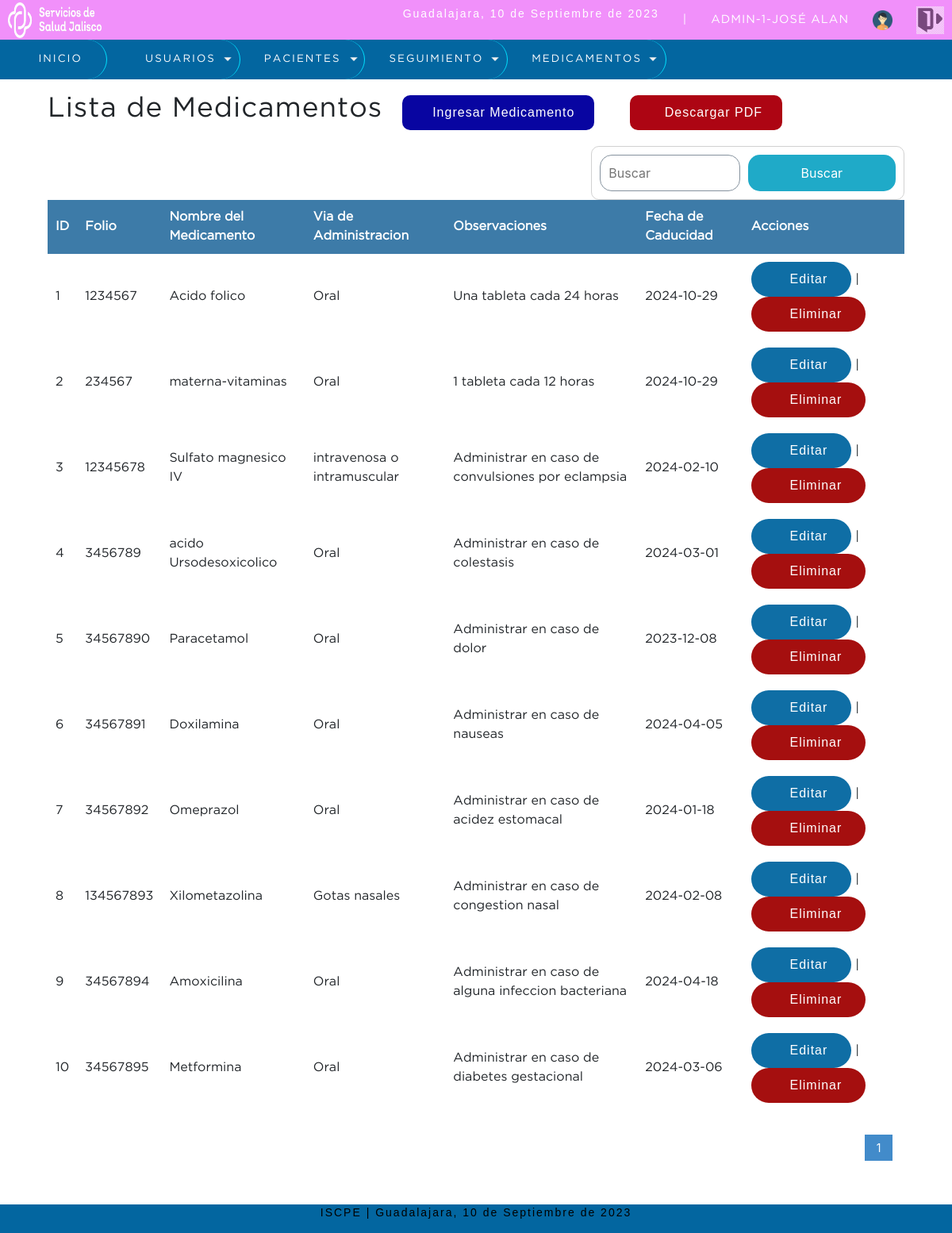
The page /sistema/lista_medicamento.php (signed in) on the database its author committed.
### tables this page shows
CREATE TABLE `medicamentos` (
  `idmedicamento` int(11) NOT NULL,
  `folio` int(11) NOT NULL,
  `nombre_medicamento` varchar(50) NOT NULL,
  `via_administracion` varchar(50) NOT NULL,
  `observaciones` varchar(50) NOT NULL,
  `fecha_caducidad` date NOT NULL,
  `usuario_id` int(11) NOT NULL,
  `estatus` tinyint(1) NOT NULL DEFAULT 1
);

### sistema/lista_medicamento.php (the view, shortened to what this page needs)
<?php
   include "../conexion.php"
?>
<!DOCTYPE html>
<html lang="en">
<head>
	<?php include "includes/scripts.php"; ?>
</head>
<body>
	<?php include "includes/header.php"; ?>
	<section id="container">
		<h1>Lista de Medicamentos</h1>
		<a href="registro_medicamento.php" class="btn_new"><i class="fa-solid fa-file-circle-plus"></i>Ingresar Medicamento</a>
		<a href="reporte_medicamentos.php" class="btn_small"><i class="fa-regular fa-file-pdf"></i> Descargar PDF</a>
		<form action="buscar_medicamento.php" method="get" class="form_search">
			<input type="text" name="busqueda" id="busqueda" placeholder="Buscar">
			<input type="submit" value="Buscar" class="btn_search">
		</form>
		<table>
			<tr>
				<th>ID</th>
                <th>Folio</th>
				<th>Nombre del Medicamento</th>
				<th>Via de Administracion</th>
				<th>Observaciones</th>
				<th>Fecha de Caducidad</th>
				<th>Acciones</th>
			</tr>
		<?php
			$sql_registe = mysqli_query($conection,"SELECT COUNT(*) as total_registro FROM medicamentos WHERE estatus = 1 ");
			$result_register = mysqli_fetch_array($sql_registe);
			$total_registro = $result_register['total_registro'];
			$por_pagina = 10;
			if(empty($_GET['pagina']))
			{
				$pagina = 1;
			}else{
				$pagina = $_GET['pagina'];
			}
			$desde = ($pagina-1) * $por_pagina;
			$total_paginas = ceil($total_registro / $por_pagina);
			$query = mysqli_query($conection,"SELECT * FROM medicamentos
			                                   WHERE estatus = 1 ORDER BY idmedicamento ASC LIMIT $desde,$por_pagina
                                             ");
			$result = mysqli_num_rows($query);
			if($result > 0){
				while ($data = mysqli_fetch_array($query)) {
			?>
				<tr>
					<td><?php echo $data["idmedicamento"]; ?></td>
					<td><?php echo $data["folio"]; ?></td>
					<td><?php echo $data["nombre_medicamento"]; ?></td>
				    <td><?php echo $data["via_administracion"]; ?></td>
					<td><?php echo $data["observaciones"]; ?></td>
					<td><?php echo $data["fecha_caducidad"]; ?></td>
					<td>
						<a class="link_edit" href="editar_medicamento.php?id=<?php echo $data["idmedicamento"]; ?>"><i class="fa-solid fa-pen-to-square"></i> Editar</a>
                         |
						<a class="link_delete" href="eliminar_medicamento.php?id=<?php echo $data["idmedicamento"]; ?>"><i class="fa-solid fa-trash-can"></i> Eliminar</a>
					</td>
				</tr>
		<?php
				}
			}
		 ?>
		</table>
		<div class="paginador">
			<ul>
			<?php
				for ($i=1; $i <= $total_paginas; $i++) {
					if($i == $pagina)
					{
						echo '<li class="pageSelected">'.$i.'</li>';
					}else{
						echo '<li><a href="?pagina='.$i.'">'.$i.'</a></li>';
					}
				}
			 ?>
			</ul>
		</div>
	</section>
	<?php include "includes/footer.php"; ?>
</body>
</html>

### sistema/css/style.css (style rules this page uses)
* { margin: 0; padding: 0; box-sizing: border-box; }
body { background: #fdffff; }
h1, h2, h3, h4, h5, h6 { font-family: 'GothamBook'; font-weight: bold; letter-spacing: 1px; }
h1 { font-size: 26px; }
a { text-decoration: none; font-family: arial; letter-spacing: 1px; }
#container { padding: 100px 60px 60px; }
form { background: #f3eff3fd; margin: auto; padding: 70px 80px; border: 1px solid #d1d1d1; }
input,select { display: block; width: 100%; font-size: 15pt; padding: 10px; border: 1px solid #85929e; border-radius: 15px; }
#container h1 { font-size: 35px; display: inline-block; }
.btn_new { display: inline-block; background: #0805a1; color: #FFF; padding: 10px 25px; border-radius: 10px; margin: 20px; }
.btn_small { display: inline-block; background: #ad0513; color: #FFF; padding: 10px 25px; border-radius: 10px; margin: 20px; }
table { border-collapse: collapse; font-size: 12pt; font-family: 'GothamBook'; width: 100%; }
table th { text-align: left; padding: 10px; background: #3d7ba8; color: #FFF; }
table tr:nth-child(odd) { background: #FFF; }
table td { padding: 10px; }
.link_edit { background-color: #0f6ea5; border-radius: 30px; border: none; color: white; padding: 10px 30px; text-align: center; text-decoration: none; display: inline-block; font-size: 16px; }
.link_delete { background-color: #a50f0f; border-radius: 30px; border: none; color: white; padding: 10px 30px; text-align: center; text-decoration: none; display: inline-block; font-size: 16px; }
.paginador ul { padding: 15px; list-style: none; background: #FFF; margin-top: 15px; display: -webkit-flex; display: -moz-flex; display: -ms-flex; display: -o-flex; display: flex; justify-content: flex-end; }
.paginador a, .pageSelected { color: #07afda; border: 1px solid #ddd; padding: 5px; display: inline-block; font-size: 14px; text-align: center; width: 35px; }
.pageSelected { color: #FFF; background: #428bca; border: 1px solid #428bca; }
.form_search { display: -webkit-flex; display: -moz-flex; display: -ms-flex; display: -o-flex; display: flex; float: right; background: initial; padding: 10px; border-radius: 10px; }
.form_search .btn_search { background: #1faac8; color: #FFF; padding: 0 20px; border: 0; cursor: pointer; margin-left: 10px; }

### rows shown on the page
medicamentos: idmedicamento "1", folio "1234567", nombre_medicamento "Acido folico", via_administracion "Oral", observaciones "Una tableta cada 24 horas", fecha_caducidad "2024-10-29"
medicamentos: idmedicamento "2", folio "234567", nombre_medicamento "materna-vitaminas", via_administracion "Oral", observaciones "1 tableta cada 12 horas", fecha_caducidad "2024-10-29"
medicamentos: idmedicamento "3", folio "12345678", nombre_medicamento "Sulfato magnesico IV", via_administracion "intravenosa o intramuscular", observaciones "Administrar en caso de convulsiones por eclampsia", fecha_caducidad "2024-02-10"
medicamentos: idmedicamento "4", folio "3456789", nombre_medicamento "acido Ursodesoxicolico", via_administracion "Oral", observaciones "Administrar en caso de colestasis", fecha_caducidad "2024-03-01"
medicamentos: idmedicamento "5", folio "34567890", nombre_medicamento "Paracetamol", via_administracion "Oral", observaciones "Administrar en caso de dolor", fecha_caducidad "2023-12-08"
medicamentos: idmedicamento "6", folio "34567891", nombre_medicamento "Doxilamina", via_administracion "Oral", observaciones "Administrar en caso de nauseas", fecha_caducidad "2024-04-05"
medicamentos: idmedicamento "7", folio "34567892", nombre_medicamento "Omeprazol", via_administracion "Oral", observaciones "Administrar en caso de acidez estomacal", fecha_caducidad "2024-01-18"
medicamentos: idmedicamento "8", folio "134567893", nombre_medicamento "Xilometazolina", via_administracion "Gotas nasales", observaciones "Administrar en caso de congestion nasal", fecha_caducidad "2024-02-08"
medicamentos: idmedicamento "9", folio "34567894", nombre_medicamento "Amoxicilina", via_administracion "Oral", observaciones "Administrar en caso de alguna infeccion bacteriana", fecha_caducidad "2024-04-18"
medicamentos: idmedicamento "10", folio "34567895", nombre_medicamento "Metformina", via_administracion "Oral", observaciones "Administrar en caso de diabetes gestacional", fecha_caducidad "2024-03-06"

### other values the page prints
fecha() "10 de Septiembre de 2023"
$_SESSION['user'] "ADMIN"
$_SESSION['rol'] "1"
$_SESSION['nombre'] "JOSÉ ALAN"
